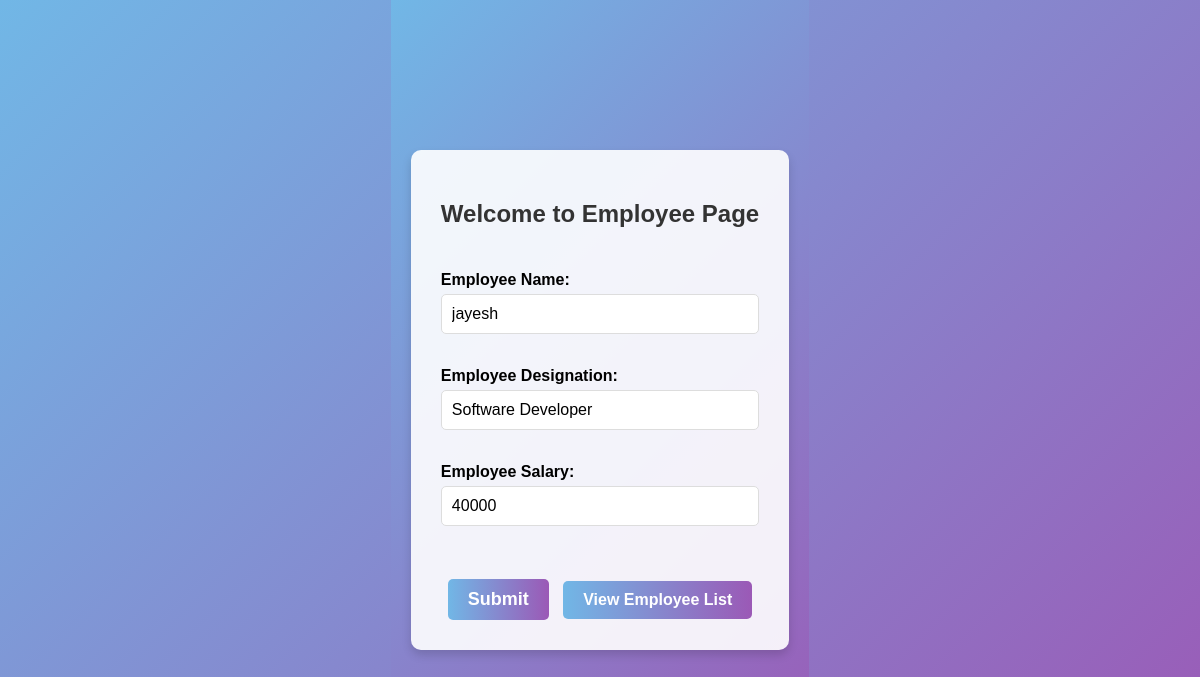
Screenshot of /edit-employee/38 with the database file from the repository.
### ITBranch/models.py (models this page shows, shortened)
class Employee(models.Model):
    employeeName = models.CharField(max_length=100)
    employeeDesignation = models.CharField(max_length=100)
    employeeSalary = models.IntegerField()

### ITBranch/views.py (the view)
# urls.py: path('edit-employee/<int:id>', views.editEmployeeData, name='edit-employee'),
def editEmployeeData(request, id):
    emp_obj_edit = get_object_or_404(Employee, id=id)
    emp_obj = Employee.objects.all()
    return render(request, 'employee.html', {'emp_obj': emp_obj, 'emp_obj_edit': emp_obj_edit})

### templates/employee.html (shortened to what this page needs)
{% load static %}
<!DOCTYPE html>
<html lang="en">
<head>
    <link rel="stylesheet" href="{% static 'employee.css' %}">
</head>
<body>
    <div class="form-container">
        <h2>Welcome to Employee Page</h2><br>
        <form action="{% url 'employeeData' %}" method="POST">
            {% if emp_obj_edit %}
                <label for="fname"><b>Employee Name:</b></label>
                <input type="text" id="fname" name="employee_name" value="{{ emp_obj_edit.employeeName }}" required>
                <br>
                <label for="lname"><b>Employee Designation:</b></label>
                <input type="text" id="lname" name="employee_designation" value="{{ emp_obj_edit.employeeDesignation }}" required>
                <br>
                <label for="salary"><b>Employee Salary:</b></label>
                <input type="text" id="salary" name="employee_salary" value="{{ emp_obj_edit.employeeSalary }}" required>
            {% endif %}
            <br>
            <div class="button-container">
                <input type="submit" value="Submit">
                <a href="{% url 'employee-list' %}" class="btn">View Employee List</a>
            </div>
        </form>
    </div>
</body>
</html>

### static/employee.css (style rules this page uses)
body, html { margin: 0; padding: 0; min-height: 100vh; font-family: 'Arial', sans-serif; background: linear-gradient(135deg, #71b7e6, #9b59b6); display: flex; justify-content: center; align-items: center; }
.form-container { max-width: 600px; width: 100%; margin: 20px; padding: 30px; background-color: rgba(255, 255, 255, 0.9); border-radius: 10px; box-shadow: 0 5px 10px rgba(0,0,0,0.15); }
h2 { text-align: center; color: #333; margin-bottom: 25px; position: relative; }
form { display: flex; flex-direction: column; }
label { font-weight: 500; margin-bottom: 5px; }
input[type="text"] { margin-bottom: 15px; padding: 10px; border: 1px solid #ddd; border-radius: 5px; font-size: 16px; }
input[type="submit"] { background: linear-gradient(135deg, #71b7e6, #9b59b6); color: white; padding: 10px; border: none; border-radius: 5px; cursor: pointer; font-size: 18px; transition: background 0.3s ease; }

### templates/employee.html (style rules this page uses)
.btn { display: inline-block; padding: 10px 20px; background-image: linear-gradient(to right, #71b7e6, #9b59b6); color: white; text-decoration: none; border-radius: 5px; font-weight: bold; text-align: center; transition: all 0.3s ease; border: none; cursor: pointer; margin-left: 10px; }
.button-container { margin-top: 20px; text-align: center; }
input[type="submit"] { padding: 10px 20px; background-image: linear-gradient(to right, #71b7e6, #9b59b6); color: white; border: none; border-radius: 5px; font-weight: bold; cursor: pointer; transition: all 0.3s ease; }

### rows the page displays
Employee: employee_name "jayesh", employee_designation "Software Developer", employee_salary "40000"
